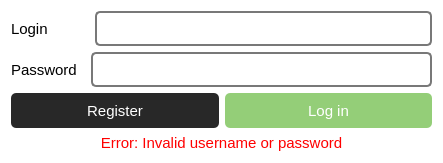
<?xml version="1.0" encoding="UTF-8"?>
<ui version="4.0">
 <class>LoginDialog</class>
 <widget class="QDialog" name="LoginDialog">
  <property name="geometry">
   <rect>
    <x>0</x>
    <y>0</y>
    <width>443</width>
    <height>189</height>
   </rect>
  </property>
  <property name="windowTitle">
   <string>Auth</string>
  </property>
  <property name="windowIcon">
   <iconset>
    <normaloff>../icons/logo.svg</normaloff>../icons/logo.svg</iconset>
  </property>
  <property name="styleSheet">
   <string notr="true">background-color: rgb(255, 255, 255);</string>
  </property>
  <layout class="QVBoxLayout" name="verticalLayout">
   <property name="sizeConstraint">
    <enum>QLayout::SetMinAndMaxSize</enum>
   </property>
   <item>
    <layout class="QHBoxLayout" name="horizontalLayout">
     <property name="spacing">
      <number>14</number>
     </property>
     <item>
      <widget class="QLabel" name="login_label">
       <property name="minimumSize">
        <size>
         <width>70</width>
         <height>0</height>
        </size>
       </property>
       <property name="font">
        <font>
         <pointsize>11</pointsize>
        </font>
       </property>
       <property name="text">
        <string>Login</string>
       </property>
      </widget>
     </item>
     <item>
      <widget class="QLineEdit" name="login_input">
       <property name="minimumSize">
        <size>
         <width>0</width>
         <height>35</height>
        </size>
       </property>
       <property name="font">
        <font>
         <pointsize>11</pointsize>
        </font>
       </property>
       <property name="styleSheet">
        <string notr="true">border-radius: 5px;
border-color: #787878;
border-width: 2px;
border-style: solid;
height: 24px;</string>
       </property>
      </widget>
     </item>
    </layout>
   </item>
   <item>
    <layout class="QHBoxLayout" name="horizontalLayout_2">
     <property name="spacing">
      <number>10</number>
     </property>
     <item>
      <widget class="QLabel" name="pass_label">
       <property name="minimumSize">
        <size>
         <width>70</width>
         <height>0</height>
        </size>
       </property>
       <property name="font">
        <font>
         <pointsize>11</pointsize>
        </font>
       </property>
       <property name="text">
        <string>Password</string>
       </property>
      </widget>
     </item>
     <item>
      <widget class="QLineEdit" name="pass_input">
       <property name="minimumSize">
        <size>
         <width>0</width>
         <height>35</height>
        </size>
       </property>
       <property name="font">
        <font>
         <pointsize>11</pointsize>
        </font>
       </property>
       <property name="styleSheet">
        <string notr="true">border-radius: 5px;
border-color: #787878;
border-width: 2px;
border-style: solid;
height: 24px;</string>
       </property>
       <property name="echoMode">
        <enum>QLineEdit::Password</enum>
       </property>
      </widget>
     </item>
    </layout>
   </item>
   <item>
    <layout class="QHBoxLayout" name="horizontalLayout_3">
     <item>
      <widget class="QPushButton" name="reg_button">
       <property name="sizePolicy">
        <sizepolicy hsizetype="Expanding" vsizetype="Fixed">
         <horstretch>0</horstretch>
         <verstretch>0</verstretch>
        </sizepolicy>
       </property>
       <property name="minimumSize">
        <size>
         <width>0</width>
         <height>35</height>
        </size>
       </property>
       <property name="font">
        <font>
         <pointsize>11</pointsize>
        </font>
       </property>
       <property name="styleSheet">
        <string notr="true">QPushButton {
	border-radius: 5px;
	color: rgb(255, 255, 255);
	background-color: #282828;
	height: 30px;
}
QPushButton:hover {
	background-color: #000000;
}
QPushButton:onclick {
	background-color: rgb(56, 70, 77);
}</string>
       </property>
       <property name="text">
        <string>Register</string>
       </property>
       <property name="autoDefault">
        <bool>false</bool>
       </property>
      </widget>
     </item>
     <item>
      <widget class="QPushButton" name="log_in_button">
       <property name="sizePolicy">
        <sizepolicy hsizetype="Expanding" vsizetype="Fixed">
         <horstretch>0</horstretch>
         <verstretch>0</verstretch>
        </sizepolicy>
       </property>
       <property name="minimumSize">
        <size>
         <width>0</width>
         <height>35</height>
        </size>
       </property>
       <property name="font">
        <font>
         <pointsize>11</pointsize>
        </font>
       </property>
       <property name="styleSheet">
        <string notr="true">QPushButton {
	border-radius: 5px;
	background-color:#6240C2;
	color: rgb(255, 255, 255);
	background-color: rgb(148, 206, 120);
	height: 30px;
}
QPushButton:hover {
	background-color: #81b369;
}</string>
       </property>
       <property name="text">
        <string>Log in</string>
       </property>
       <property name="autoDefault">
        <bool>false</bool>
       </property>
       <property name="default">
        <bool>true</bool>
       </property>
      </widget>
     </item>
    </layout>
   </item>
   <item>
    <widget class="QLabel" name="error_label">
     <property name="sizePolicy">
      <sizepolicy hsizetype="Preferred" vsizetype="Fixed">
       <horstretch>0</horstretch>
       <verstretch>0</verstretch>
      </sizepolicy>
     </property>
     <property name="font">
      <font>
       <pointsize>11</pointsize>
      </font>
     </property>
     <property name="styleSheet">
      <string notr="true">color: rgb(255, 0, 0);</string>
     </property>
     <property name="text">
      <string>Error: Invalid username or password</string>
     </property>
     <property name="alignment">
      <set>Qt::AlignCenter</set>
     </property>
    </widget>
   </item>
  </layout>
 </widget>
 <resources/>
 <connections/>
</ui>
